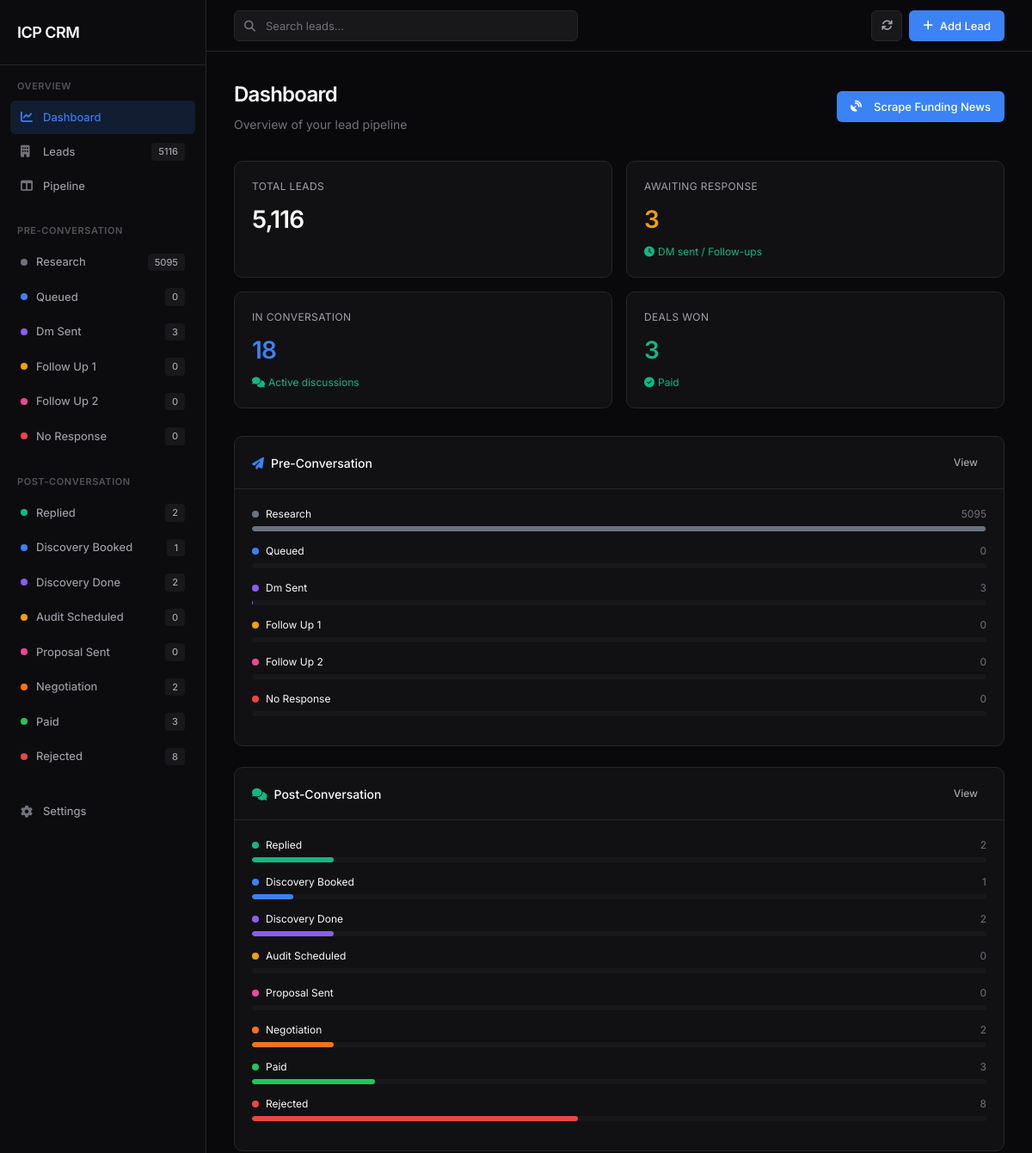
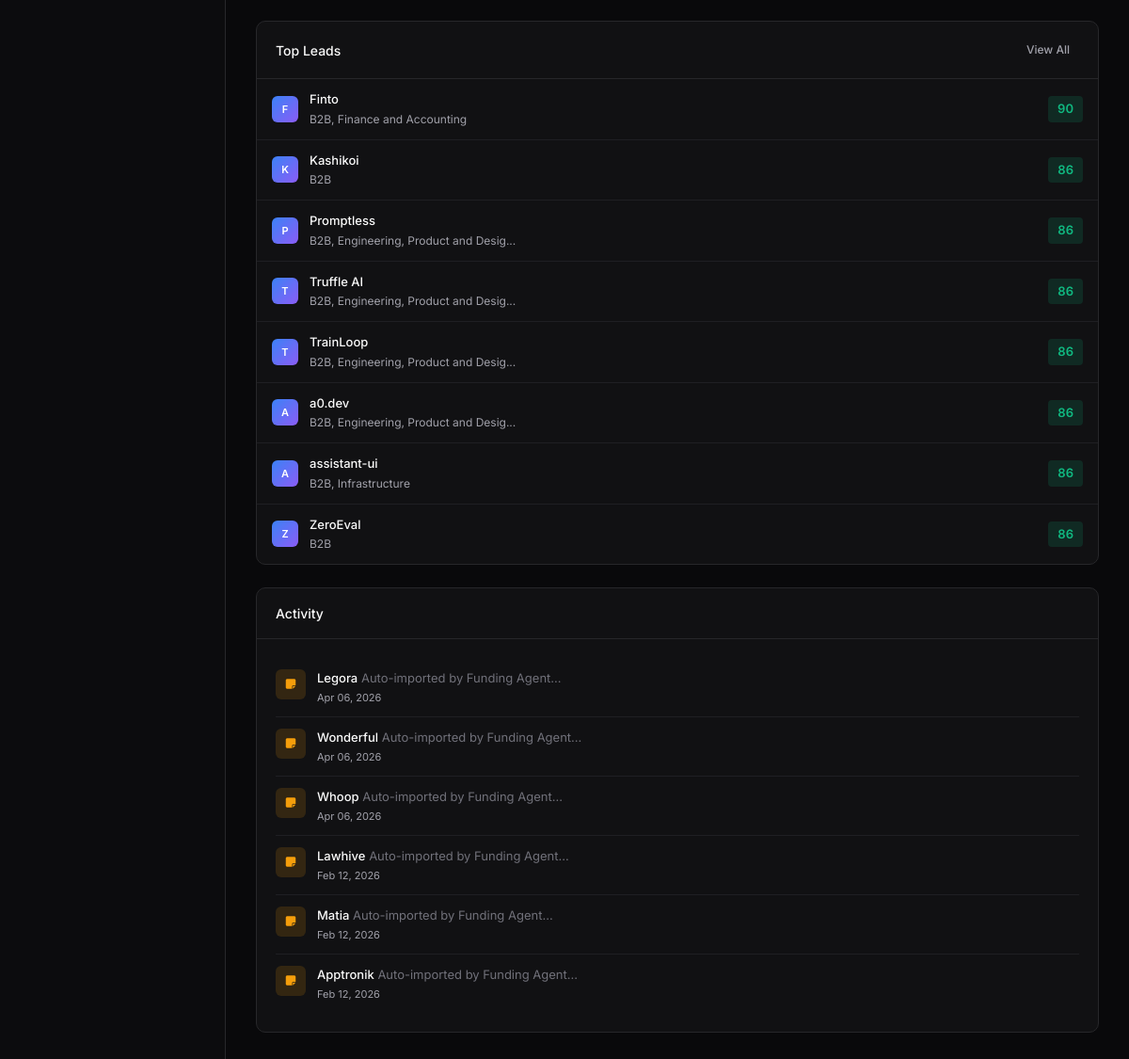
The page / on the database its author committed (2 pictures, top to bottom).
### tables this page shows
CREATE TABLE leads (
            id INTEGER PRIMARY KEY AUTOINCREMENT,
            company_name TEXT NOT NULL,
            website TEXT,
            funding_amount TEXT,
            funding_date TEXT,
            funding_stage TEXT,
            location TEXT,
            industry_tags TEXT,
            founders TEXT,
            investors TEXT,
            source_url TEXT,
            source TEXT,

            -- ICP scoring
            icp_tag TEXT,
            icp_score INTEGER,
            icp_signals TEXT,

            -- Website analysis
            website_last_updated TEXT,
            aesthetics_score INTEGER,
            brand_score INTEGER,
            social_score INTEGER,
            social_links TEXT,

            -- Pipeline
            stage TEXT DEFAULT 'new',
            priority TEXT DEFAULT 'medium',
            owner TEXT,

            -- Metadata
            created_at TIMESTAMP DEFAULT CURRENT_TIMESTAMP,
            updated_at TIMESTAMP DEFAULT CURRENT_TIMESTAMP, stage_pre TEXT DEFAULT 'research', stage_post TEXT DEFAULT NULL, conversation_started_at TEXT DEFAULT NULL, calcom_booking_id TEXT DEFAULT NULL, booking_date TEXT DEFAULT NULL, attendee_email TEXT DEFAULT NULL, notes TEXT DEFAULT "", source_channel TEXT DEFAULT "", potential_value TEXT DEFAULT NULL, linkedin_url TEXT DEFAULT NULL, company_linkedin_url TEXT DEFAULT NULL,

            UNIQUE(company_name, website)
        );

CREATE TABLE activities (
            id INTEGER PRIMARY KEY AUTOINCREMENT,
            lead_id INTEGER NOT NULL,
            type TEXT NOT NULL,  -- note, email, call, meeting, task
            content TEXT,
            created_at TIMESTAMP DEFAULT CURRENT_TIMESTAMP,
            created_by TEXT,
            FOREIGN KEY (lead_id) REFERENCES leads(id)
        );

### crm/app.py (the view)
@app.route('/')
def dashboard():
    data = get_dashboard_data()
    return render_template('dashboard.html',
        stats=data['stats'],
        recent_leads=data['recent_leads'],
        recent_activities=data['recent_activities'],
        pending_tasks=data['pending_tasks'],
        stages=data['stages'],
        stages_pre=data['stages_pre'],
        stages_post=data['stages_post']
    )

### crm/app.py (called while the page is built)
@app.teardown_appcontext
def teardown_db(exception=None):
    close_db()

@app.template_filter('format_date')
def format_date(value):
    if not value:
        return ''
    try:
        from datetime import datetime
        if 'T' in str(value):
            dt = datetime.fromisoformat(value.replace('Z', '+00:00'))
        else:
            dt = datetime.strptime(value[:10], '%Y-%m-%d')
        return dt.strftime('%b %d, %Y')
    except:
        return value

@app.template_filter('truncate_text')
def truncate_text(value, length=50):
    if not value:
        return ''
    if len(value) <= length:
        return value
    return value[:length] + '...'

### crm/models.py (called while the page is built, shortened)
def get_db():
    if not hasattr(_local, 'conn') or _local.conn is None:
        conn = sqlite3.connect(
            DB_PATH,
            timeout=30.0,  # Wait up to 30 seconds for locks
            check_same_thread=False,
            isolation_level=None  # Autocommit mode - we handle transactions explicitly
        )
        conn.row_factory = sqlite3.Row
        conn.execute("PRAGMA journal_mode=WAL")
        conn.execute("PRAGMA synchronous=NORMAL")
        conn.execute("PRAGMA cache_size=10000")
        conn.execute("PRAGMA temp_store=MEMORY")
        conn.execute("PRAGMA busy_timeout=30000")  # 30 second busy timeout
        _local.conn = conn
    return _local.conn

    @staticmethod
    def get_all(tracker_type: str = None) -> List[dict]:
        global _stages_cache_pre, _stages_cache_post
        if tracker_type == 'pre':
            if _stages_cache_pre is not None:
                return _stages_cache_pre
        elif tracker_type == 'post':
            if _stages_cache_post is not None:
                return _stages_cache_post
        else:
            conn = get_db()
            cursor = conn.execute("SELECT * FROM pipeline_stages ORDER BY tracker_type, order_index")
            stages = [dict(row) for row in cursor.fetchall()]
            return stages

    @staticmethod
    def get_pre_stages() -> List[dict]:
        return PipelineStage.get_all('pre')

    @staticmethod
    def get_post_stages() -> List[dict]:
        return PipelineStage.get_all('post')

### crm/templates/dashboard.html (shortened to what this page needs)
{% extends 'base.html' %}
{% block content %}
<div class="page-header" style="display: flex; align-items: center; justify-content: space-between;">
    <div>
        <h1 class="page-title">Dashboard</h1>
        <p class="page-subtitle">Overview of your lead pipeline</p>
    </div>
    <div style="display: flex; gap: 8px; align-items: center;">
        <button id="scrape-btn" onclick="runFundingAgent()" class="btn btn-primary" style="white-space: nowrap;">
            <i class="fas fa-satellite-dish" style="margin-right: 6px;"></i>Scrape Funding News
        </button>
    </div>
</div>
<div class="stats-grid">
    <div class="stat-card">
        <div class="stat-label">Total Leads</div>
        <div class="stat-value">{{ "{:,}".format(stats.total) }}</div>
    </div>
    <div class="stat-card">
        <div class="stat-label">Awaiting Response</div>
        <div class="stat-value" style="color: #f59e0b;">{{ stats.awaiting_response }}</div>
        <div class="stat-change">
            <i class="fas fa-clock"></i>
            DM sent / Follow-ups
        </div>
    </div>
    <div class="stat-card">
        <div class="stat-label">In Conversation</div>
        <div class="stat-value" style="color: var(--accent);">{{ stats.in_conversation }}</div>
        <div class="stat-change">
            <i class="fas fa-comments"></i>
            Active discussions
        </div>
    </div>
    <div class="stat-card">
        <div class="stat-label">Deals Won</div>
        <div class="stat-value text-success">{{ stats.deals_won }}</div>
        <div class="stat-change">
            <i class="fas fa-check-circle"></i>
            Paid
        </div>
    </div>
</div>
<div class="grid-2">
    <div class="card">
        <div class="card-header">
            <span class="card-title"><i class="fas fa-paper-plane" style="color: #3b82f6; margin-right: 8px;"></i>Pre-Conversation</span>
            <a href="{{ url_for('pipeline', tracker='pre') }}" class="btn btn-ghost" style="height: 28px; padding: 0 10px; font-size: 12px;">
                View
            </a>
        </div>
        <div class="card-body">
            {% set total_pre = stats.by_stage_pre.values()|sum if stats.by_stage_pre else 1 %}
            {% set total_pre = total_pre if total_pre > 0 else 1 %}
            {% for stage in stages_pre %}
            {% set count = stats.by_stage_pre.get(stage.name, 0) %}
            {% set pct = (count / total_pre * 100)|round(1) %}
            <div style="margin-bottom: 14px;">
                <div class="flex items-center justify-between" style="margin-bottom: 5px;">
                    <div class="flex items-center" style="gap: 8px;">
                        <span class="kanban-dot" style="background: {{ stage.color }}"></span>
                        <span style="font-size: 12px;">{{ stage.name|replace('_', ' ')|title }}</span>
                    </div>
                    <span style="font-size: 12px; color: var(--text-tertiary);">{{ count }}</span>
                </div>
                <div class="progress">
                    <div class="progress-bar" style="width: {{ pct }}%; background: {{ stage.color }};"></div>
                </div>
            </div>
            {% endfor %}
        </div>
    </div>
    <div class="card">
        <div class="card-header">
            <span class="card-title"><i class="fas fa-comments" style="color: #10b981; margin-right: 8px;"></i>Post-Conversation</span>
            <a href="{{ url_for('pipeline', tracker='post') }}" class="btn btn-ghost" style="height: 28px; padding: 0 10px; font-size: 12px;">
                View
            </a>
        </div>
        <div class="card-body">
            {% set total_post = stats.by_stage_post.values()|sum if stats.by_stage_post else 1 %}
            {% set total_post = total_post if total_post > 0 else 1 %}
            {% for stage in stages_post %}
            {% set count = stats.by_stage_post.get(stage.name, 0) %}
            {% set pct = (count / total_post * 100)|round(1) %}
            <div style="margin-bottom: 14px;">
                <div class="flex items-center justify-between" style="margin-bottom: 5px;">
                    <div class="flex items-center" style="gap: 8px;">
                        <span class="kanban-dot" style="background: {{ stage.color }}"></span>
                        <span style="font-size: 12px;">{{ stage.name|replace('_', ' ')|title }}</span>
                    </div>
                    <span style="font-size: 12px; color: var(--text-tertiary);">{{ count }}</span>
                </div>
                <div class="progress">
                    <div class="progress-bar" style="width: {{ pct }}%; background: {{ stage.color }};"></div>
                </div>
            </div>
            {% endfor %}
        </div>
    </div>
</div>
<div class="grid-2 mt-6">
    <div class="card">
        <div class="card-header">
            <span class="card-title">Top Leads</span>
            <a href="{{ url_for('leads_list') }}" class="btn btn-ghost" style="height: 28px; padding: 0 10px; font-size: 12px;">
                View All
            </a>
        </div>
        <div>
            {% for lead in recent_leads[:8] %}
            <a href="{{ url_for('lead_detail', lead_id=lead.id) }}" class="lead-row" style="text-decoration: none;">
                <div class="avatar avatar-sm">{{ lead.company_name[0]|upper if lead.company_name else '?' }}</div>
                <div class="lead-info">
                    <div class="lead-name">{{ lead.company_name }}</div>
                    <div class="lead-meta">{{ lead.industry_tags|truncate_text(35) if lead.industry_tags else lead.location or '' }}</div>
                </div>
                {% if lead.icp_score %}
                <span class="lead-score {% if lead.icp_score >= 70 %}score-high{% elif lead.icp_score >= 50 %}score-medium{% else %}score-low{% endif %}">
                    {{ lead.icp_score }}
                </span>
                {% endif %}
            </a>
            {% else %}
            <div class="empty-state">
                <i class="fas fa-building"></i>
                <p>No leads yet</p>
            </div>
            {% endfor %}
        </div>
    </div>
    <div class="card">
        <div class="card-header">
            <span class="card-title">Activity</span>
        </div>
        <div class="card-body">
            {% for activity in recent_activities[:6] %}
            <div class="activity-item">
                <div class="activity-icon {% if activity.type == 'note' %}note{% else %}stage{% endif %}">
                    <i class="fas {% if activity.type == 'note' %}fa-sticky-note{% else %}fa-exchange-alt{% endif %}"></i>
                </div>
                <div class="activity-content">
                    <div class="activity-text">
                        <a href="{{ url_for('lead_detail', lead_id=activity.lead_id) }}">{{ activity.company_name }}</a>
                        <span style="color: var(--text-tertiary);">{{ activity.content|truncate_text(30) }}</span>
                    </div>
                    <div class="activity-time">{{ activity.created_at|format_date }}</div>
                </div>
            </div>
            {% else %}
            <div class="empty-state">
                <i class="fas fa-history"></i>
                <p>No activity yet</p>
            </div>
            {% endfor %}
        </div>
    </div>
</div>
{% endblock %}

### crm/templates/base.html (shortened to what this page needs)
<!DOCTYPE html>
<html lang="en">
<head>
    <link rel="stylesheet" href="https://cdnjs.cloudflare.com/ajax/libs/font-awesome/6.4.0/css/all.min.css">
</head>
<body>
    <div class="app" x-data="{ sidebarOpen: false }">
        <aside class="sidebar" :class="{ 'open': sidebarOpen }">
            <div class="sidebar-header">
                <a href="{{ url_for('dashboard') }}" class="logo">ICP CRM</a>
            </div>
            <nav class="sidebar-nav">
                <div class="nav-section">
                    <div class="nav-label">Overview</div>
                    <a href="{{ url_for('dashboard') }}" class="nav-item {% if request.endpoint == 'dashboard' %}active{% endif %}">
                        <i class="fas fa-chart-line"></i>
                        Dashboard
                    </a>
                    <a href="{{ url_for('leads_list') }}" class="nav-item {% if request.endpoint == 'leads_list' %}active{% endif %}">
                        <i class="fas fa-building"></i>
                        Leads
                        <span class="nav-badge">{{ stats.total if stats else '' }}</span>
                    </a>
                    <a href="{{ url_for('pipeline') }}" class="nav-item {% if request.endpoint == 'pipeline' %}active{% endif %}">
                        <i class="fas fa-columns"></i>
                        Pipeline
                    </a>
                </div>
                <div class="nav-section">
                    <div class="nav-label">Pre-Conversation</div>
                    {% for stage in stages_pre|default([]) %}
                    <a href="{{ url_for('leads_list', tracker='pre', stage=stage.name) }}" class="nav-item">
                        <span class="kanban-dot" style="background: {{ stage.color }}"></span>
                        <span>{{ stage.name|replace('_', ' ')|title }}</span>
                        <span class="nav-badge">{{ stats.by_stage_pre.get(stage.name, 0) if stats else 0 }}</span>
                    </a>
                    {% endfor %}
                </div>
                <div class="nav-section">
                    <div class="nav-label">Post-Conversation</div>
                    {% for stage in stages_post|default([]) %}
                    <a href="{{ url_for('leads_list', tracker='post', stage=stage.name) }}" class="nav-item">
                        <span class="kanban-dot" style="background: {{ stage.color }}"></span>
                        <span>{{ stage.name|replace('_', ' ')|title }}</span>
                        <span class="nav-badge">{{ stats.by_stage_post.get(stage.name, 0) if stats else 0 }}</span>
                    </a>
                    {% endfor %}
                </div>
                <div class="nav-section" style="margin-top: auto;">
                    <a href="{{ url_for('settings') }}" class="nav-item {% if request.endpoint == 'settings' %}active{% endif %}">
                        <i class="fas fa-cog"></i>
                        Settings
                    </a>
                </div>
            </nav>
        </aside>
        <main class="main">
            <header class="topbar">
                <form class="search-box" action="{{ url_for('leads_list') }}" method="GET">
                    <i class="fas fa-search"></i>
                    <input type="search" name="search" placeholder="Search leads..." value="{{ request.args.get('search', '') }}">
                </form>
                <div class="topbar-actions">
                    <button class="btn btn-secondary btn-icon" onclick="syncSheets()" title="Sync">
                        <i class="fas fa-sync"></i>
                    </button>
                    <button class="btn btn-primary" onclick="openAddLeadPanel()">
                        <i class="fas fa-plus"></i>
                        Add Lead
                    </button>
                </div>
            </header>
            <div class="content">
                {% block content %}{% endblock %}
            </div>
        </main>
    </div>
</body>
</html>

### rows shown on the page
leads: company_name "F", company_name "Finto", industry_tags "B2B, Finance and Accounting", icp_score "90"
leads: company_name "K", company_name "Kashikoi", industry_tags "B2B", icp_score "86"
leads: company_name "P", company_name "Promptless", industry_tags "B2B, Engineering, Product and Desig...", icp_score "86"
leads: company_name "T", company_name "Truffle AI", industry_tags "B2B, Engineering, Product and Desig...", icp_score "86"
leads: company_name "T", company_name "TrainLoop", industry_tags "B2B, Engineering, Product and Desig...", icp_score "86"
leads: company_name "A", company_name "a0.dev", industry_tags "B2B, Engineering, Product and Desig...", icp_score "86"
leads: company_name "A", company_name "assistant-ui", industry_tags "B2B, Infrastructure", icp_score "86"
leads: company_name "Z", company_name "ZeroEval", industry_tags "B2B", icp_score "86"
activities: company_name "Legora", content "Auto-imported by Funding Agent...", created_at "Apr 06, 2026"
activities: company_name "Wonderful", content "Auto-imported by Funding Agent...", created_at "Apr 06, 2026"
activities: company_name "Whoop", content "Auto-imported by Funding Agent...", created_at "Apr 06, 2026"
activities: company_name "Lawhive", content "Auto-imported by Funding Agent...", created_at "Feb 12, 2026"
activities: company_name "Matia", content "Auto-imported by Funding Agent...", created_at "Feb 12, 2026"
activities: company_name "Apptronik", content "Auto-imported by Funding Agent...", created_at "Feb 12, 2026"

### other values the page prints
{{ stats.total if stats else '' }} "5116"
{{ stage.name|replace('_', ' ')|title }} "Research" "Queued" "Dm Sent" "Follow Up 1" "Follow Up 2" "No Response"
{{ stats.by_stage_pre.get(stage.name, 0) if stats else 0 }} "5095" "0" "3" "0" "0" "0"
{{ stage.name|replace('_', ' ')|title }} "Replied" "Discovery Booked" "Discovery Done" "Audit Scheduled" "Proposal Sent" "Negotiation" "Paid" "Rejected"
{{ stats.by_stage_post.get(stage.name, 0) if stats else 0 }} "2" "1" "2" "0" "0" "2" "3" "8"
{{ "{:,}".format(stats.total) }} "5,116"
{{ stats.awaiting_response }} "3"
{{ stats.in_conversation }} "18"
{{ stats.deals_won }} "3"
{{ count }} "5095" "0" "3" "0" "0" "0"
{{ count }} "2" "1" "2" "0" "0" "2" "3" "8"
